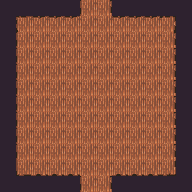

Tiled map render using the project's own tile images. Description and the whole map definition, tile-layer contents included, below:
An orthogonal 12x12 tile map with 16x16 px tiles, 2 tile layers (Walk, NotWalk) and 20 objects (13x ObjInteract, 4x Transition, 2x Player, ObjCogible).

<map version="1.10" tiledversion="1.10.2" orientation="orthogonal" renderorder="right-down" width="12" height="12" tilewidth="16" tileheight="16" infinite="0" nextlayerid="4" nextobjectid="34">
 <tileset firstgid="1" source="../../../tileset/Tileset completo.tsx" />
 <layer id="1" name="Walk" width="12" height="12">
  <data encoding="csv">
0,0,0,0,0,303,305,0,0,0,0,0,
0,275,276,276,276,304,304,276,276,276,277,0,
0,303,304,304,304,304,304,304,304,304,305,0,
0,303,304,304,304,304,304,304,304,304,305,0,
0,303,304,304,304,304,304,304,304,304,305,0,
0,303,304,304,304,304,304,304,304,304,305,0,
0,303,304,304,304,304,304,304,304,304,305,0,
0,303,304,304,304,304,304,304,304,304,305,0,
0,303,304,304,304,304,304,304,304,304,305,0,
0,303,304,304,304,304,304,304,304,304,305,0,
0,331,332,332,332,304,304,332,332,332,333,0,
0,0,0,0,0,303,305,0,0,0,0,0
</data>
 </layer>
 <layer id="2" name="NotWalk" width="12" height="12">
  <data encoding="csv">
295,295,295,295,295,0,0,295,295,295,295,295,
295,0,0,0,0,0,0,0,0,0,0,295,
295,0,0,0,0,0,0,0,0,0,0,295,
295,0,0,0,0,0,0,0,0,0,0,295,
295,0,0,0,0,0,0,0,0,0,0,295,
295,0,0,0,0,304,0,0,0,0,0,295,
295,0,0,0,0,0,0,0,0,0,0,295,
295,0,0,0,0,0,0,0,0,0,0,295,
295,0,0,0,0,0,0,0,0,0,0,295,
295,0,0,0,0,0,0,0,0,0,0,295,
295,0,0,0,0,0,0,0,0,0,0,295,
295,295,295,295,295,0,0,295,295,295,295,295
</data>
 </layer>
 <objectgroup id="3" name="Obj">
  <object id="1" name="Gancho" type="ObjCogible" x="87.5" y="89.5">
   <point />
  </object>
  <object id="9" name="Jarron" type="ObjInteract" x="57" y="92">
   <properties>
    <property name="loot" type="int" value="0" />
   </properties>
   <point />
  </object>
  <object id="21" name="Jarron" type="ObjInteract" x="40.6667" y="91.3333">
   <properties>
    <property name="loot" type="int" value="2" />
   </properties>
   <point />
  </object>
  <object id="22" name="Jarron" type="ObjInteract" x="40.3333" y="74">
   <properties>
    <property name="loot" type="int" value="0" />
   </properties>
   <point />
  </object>
  <object id="23" name="Jarron" type="ObjInteract" x="57.3333" y="74">
   <properties>
    <property name="loot" type="int" value="0" />
   </properties>
   <point />
  </object>
  <object id="24" name="Jarron" type="ObjInteract" x="104.667" y="58.6667">
   <properties>
    <property name="loot" type="int" value="2" />
   </properties>
   <point />
  </object>
  <object id="25" name="Jarron" type="ObjInteract" x="152" y="59">
   <properties>
    <property name="loot" type="int" value="0" />
   </properties>
   <point />
  </object>
  <object id="27" name="Jarron" type="ObjInteract" x="137.667" y="89.6667">
   <properties>
    <property name="loot" type="int" value="2" />
   </properties>
   <point />
  </object>
  <object id="28" name="Jarron" type="ObjInteract" x="151" y="91">
   <properties>
    <property name="loot" type="int" value="0" />
   </properties>
   <point />
  </object>
  <object id="29" name="Jarron" type="ObjInteract" x="136.667" y="106.333">
   <properties>
    <property name="loot" type="int" value="0" />
   </properties>
   <point />
  </object>
  <object id="30" name="Jarron" type="ObjInteract" x="153.333" y="137.667">
   <properties>
    <property name="loot" type="int" value="2" />
   </properties>
   <point />
  </object>
  <object id="31" name="Jarron" type="ObjInteract" x="89.3333" y="123.333">
   <properties>
    <property name="loot" type="int" value="0" />
   </properties>
   <point />
  </object>
  <object id="32" name="Jarron" type="ObjInteract" x="54.3333" y="121.667">
   <properties>
    <property name="loot" type="int" value="0" />
   </properties>
   <point />
  </object>
  <object id="33" name="Jarron" type="ObjInteract" x="41.6667" y="154.667">
   <properties>
    <property name="loot" type="int" value="2" />
   </properties>
   <point />
  </object>
  <object id="3" name="FlonkN" type="Player" x="89.5" y="26.5">
   <point />
  </object>
  <object id="5" name="FlonkS" type="Player" x="103.5" y="172.5">
   <point />
  </object>
  <object id="4" name="TransitionN" type="Transition" x="104.5" y="10.5">
   <properties>
    <property name="nextMap" value="resources/maps/niveles/nivel02/dentro/mapaN2_05_dentro.tmx" />
   </properties>
   <point />
  </object>
  <object id="7" name="TransitionN" type="Transition" x="88.5" y="11.5">
   <properties>
    <property name="nextMap" value="resources/maps/niveles/nivel02/dentro/mapaN2_05_dentro.tmx" />
   </properties>
   <point />
  </object>
  <object id="6" name="TransitionS" type="Transition" x="90" y="186">
   <properties>
    <property name="nextMap" value="resources/maps/niveles/nivel02/dentro/mapaN2_07_dentro.tmx" />
   </properties>
   <point />
  </object>
  <object id="20" name="TransitionS" type="Transition" x="104.5" y="186.5">
   <properties>
    <property name="nextMap" value="resources/maps/niveles/nivel02/dentro/mapaN2_07_dentro.tmx" />
   </properties>
   <point />
  </object>
 </objectgroup>
</map>
